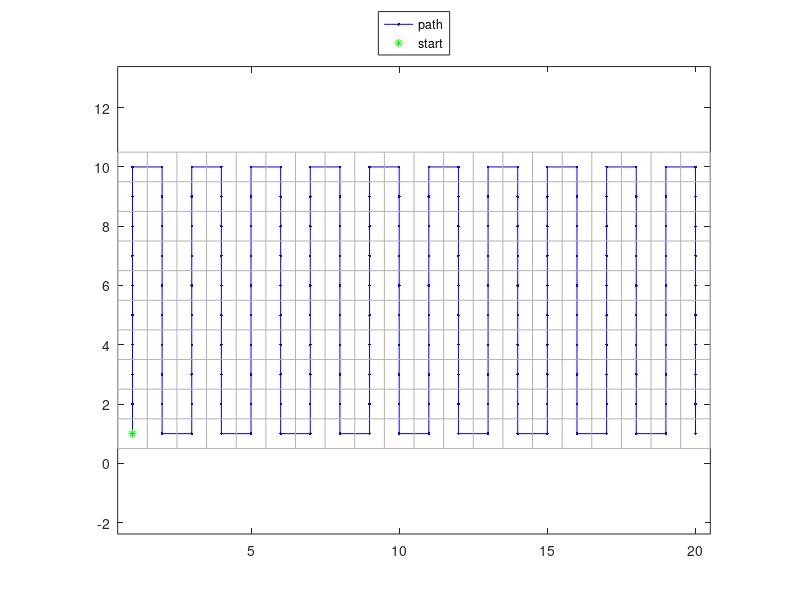

Write MATLAB code to recreate this figure.
function path = generateBoustrophedonCoveragePath(w,h,showPlot)
% generates a simple coverage path over a rectangular region
% RETURNS path, an ordered list of (x,y) coor
% assume startpoint is at (0,0)

if nargin <2
    w = 20;
    h = 10;
    showPlot = true;
end

%grid = zeros(w,h);
path = ones(w*h,2);

goUP = true;
i= 1;
    for c =  1:w
        for r =  1:h
            if goUP
                path(i,:) = [c,r];
            else
                path(i,:) = [c,h-r+1];
            end

            if r == h
                goUP = ~goUP;
            end
            i = i+1;
        end
    end


%%%%%%%%% visualization of the path (optional) %%%%%%%%%%%%%%%%%%%%%%    
if showPlot
f1 = figure(1);   clf(f1);  
plot(path(:,1),path(:,2),'-b.' )
axis equal
hold on
plot(path(1,1),path(1,2),'*g' )
%draw grid
for c = 0:w
    line(0.5+[c,c], 0.5+[0,h], 'color',0.7*[1,1,1])
end
for r = 0:h
    line(0.5+[0,w], 0.5+[r,r], 'color',0.7*[1,1,1])
end
axis tight
legend('path','start','location','northoutside')
end